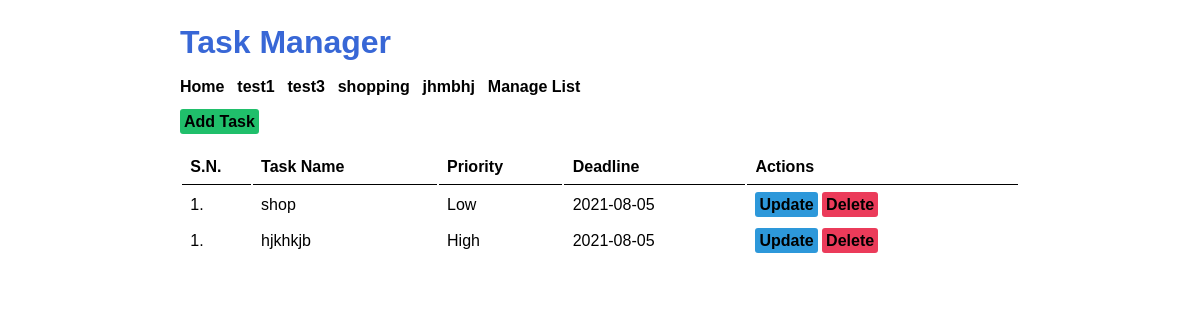
Screenshot of /list-task.php?list_id=5 with the database file from the repository.
### tables this page shows
CREATE TABLE `tbl_lists` (
  `list_id` int(10) UNSIGNED NOT NULL,
  `list_name` varchar(50) NOT NULL,
  `list_description` varchar(150) DEFAULT NULL
);

CREATE TABLE `tbl_tasks` (
  `task_id` int(10) UNSIGNED NOT NULL,
  `task_name` varchar(150) NOT NULL,
  `task_description` text NOT NULL,
  `list_id` int(11) NOT NULL,
  `priority` varchar(10) NOT NULL,
  `deadline` date NOT NULL
);

### list-task.php (the view, shortened to what this page needs)
<?php
    $list_id_url = $_GET['list_id'];
?>
<html>
    <head>
        <link rel="stylesheet" href="<?php echo SITEURL; ?>css/style.css">
    </head>
    <body>
        <div class="wrapper">
        <h1>Task Manager</h1>
        <div class="menu">
                <a href="<?php echo SITEURL; ?>">Home</a>
                <?php
                    $conn2 = mysqli_connect(LOCALHOST,DB_USERNAME,DB_PASSWORD) or die(mysqli_error());
                    $sql2 = "SELECT * FROM tbl_lists";
                    $res2 = mysqli_query($conn2, $sql2);
                    if($res2==TRUE)
                    {
                        while($row2 = mysqli_fetch_assoc($res2))
                        {
                            $list_id = $row2['list_id'];
                            $list_name = $row2['list_name'];
                            ?>
                                <a href="<?php echo SITEURL; ?>list-task.php?list_id=<?php echo $list_id; ?>"><?php echo $list_name; ?></a>
                            <?php
                        }
                    }
                ?>
                <a href="<?php echo SITEURL; ?>manage-list.php">Manage List</a>
            </div>
        <div class="all-task">
            <a class="btn-primary" href="<?php echo SITEURL; ?>add-task.php">Add Task </a>
            <table class="tbl-full">
                <tr>
                    <th>S.N.</th>
                    <th>Task Name</th>
                    <th>Priority</th>
                    <th>Deadline</th>
                    <th>Actions</th>
                </tr>
                <?php
                    $conn = mysqli_connect(LOCALHOST,DB_USERNAME,DB_PASSWORD) or die(mysqli_error());
                    $sql = "SELECT * FROM tbl_tasks WHERE list_id=$list_id_url";
                    $res = mysqli_query($conn,$sql);
                    if($res==TRUE)
                    {
                        $count_rows = mysqli_num_rows($res);
                        if($count_rows>0)
                        {
                            while($row = mysqli_fetch_assoc($res))
                            {
                                $task_id = $row['task_id'];
                                $task_name = $row['task_name'];
                                $priority = $row['priority'];
                                $deadline = $row['deadline'];
                                ?>
                                <tr>
                                    <td>1.</td>
                                    <td><?php echo $task_name; ?></td>
                                    <td><?php echo $priority; ?></td>
                                    <td><?php echo $deadline; ?></td>
                                    <td>
                                        <a class="btn-update" href="<?php echo SITEURL; ?>update-task.php?task_id=<?php echo $task_id; ?>">Update</a>
                                        <a class="btn-delete" href="<?php echo SITEURL; ?>delete-task.php?task_id=<?php echo $task_id; ?>">Delete</a>
                                    </td>
                                </tr>
                                <?php
                            }
                        }
                        else
                        {
                            ?>
                                <tr>
                                    <td colspan="5">No task added on this list</td>
                                </tr>
                            <?php
                        }
                    }
                ?>
            </table>
        </div>
        </div>
    </body>
</html>

### css/style.css (style rules this page uses)
* { margin: 0; padding: 0; font-family: Verdana, Geneva, Tahoma, sans-serif; }
.wrapper { width: 70%; margin: 0 auto; padding: 2%; }
h1 { color: #3867d6; margin-bottom: 2%; }
.menu { margin-bottom: 2%; }
.menu a { font-weight: bold; margin-right: 1%; color: black; text-decoration: none; }
.btn-primary { background-color: #20bf6b; padding: 4px; font-weight: bold; text-decoration: none; color: black; border-radius: 3px; font-size: 1rem; }
.btn-delete { background-color: #eb3b5a; padding: 4px; font-weight: bold; text-decoration: none; color: black; border-radius: 3px; font-size: 1rem; }
.btn-update { background-color: #2d98da; padding: 4px; font-weight: bold; text-decoration: none; color: black; border-radius: 3px; font-size: 1rem; }
.tbl-full { width: 100%; }
table tr th { text-align: left; border-bottom: 1px solid black; padding: 1%; padding-top: 3%; }
table tr td { padding: 1%; }

### rows the page displays
tbl_lists: list_name "test1"
tbl_lists: list_name "test3"
tbl_lists: list_name "shopping"
tbl_lists: list_name "jhmbhj"
tbl_tasks: task_name "shop", priority "Low", deadline "2021-08-05"
tbl_tasks: task_name "hjkhkjb", priority "High", deadline "2021-08-05"
